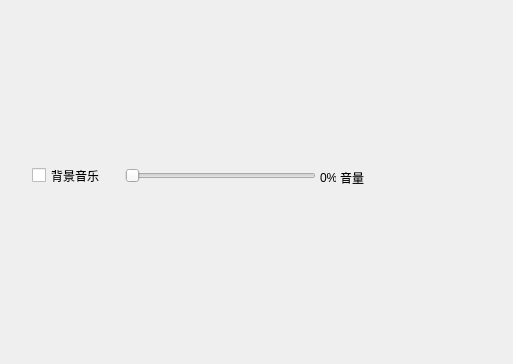
<?xml version="1.0" encoding="UTF-8"?>
<ui version="4.0">
 <class>option</class>
 <widget class="QWidget" name="option">
  <property name="geometry">
   <rect>
    <x>0</x>
    <y>0</y>
    <width>513</width>
    <height>364</height>
   </rect>
  </property>
  <property name="sizePolicy">
   <sizepolicy hsizetype="Fixed" vsizetype="Fixed">
    <horstretch>0</horstretch>
    <verstretch>0</verstretch>
   </sizepolicy>
  </property>
  <property name="windowTitle">
   <string>选项</string>
  </property>
  <property name="windowIcon">
   <iconset resource="re.qrc">
    <normaloff>:/rescoures/buttonSquare_grey_pressed.png</normaloff>:/rescoures/buttonSquare_grey_pressed.png</iconset>
  </property>
  <widget class="QLabel" name="label">
   <property name="geometry">
    <rect>
     <x>340</x>
     <y>170</y>
     <width>30</width>
     <height>16</height>
    </rect>
   </property>
   <property name="styleSheet">
    <string notr="true">background-image: url(:/rescoures/buttonSquare_grey_pressed.png);</string>
   </property>
   <property name="text">
    <string>音量</string>
   </property>
  </widget>
  <widget class="QLabel" name="label_4">
   <property name="geometry">
    <rect>
     <x>320</x>
     <y>170</y>
     <width>16</width>
     <height>16</height>
    </rect>
   </property>
   <property name="styleSheet">
    <string notr="true">background-image: url(:/rescoures/buttonSquare_grey_pressed.png);</string>
   </property>
   <property name="text">
    <string>0%</string>
   </property>
  </widget>
  <widget class="QCheckBox" name="checkBox">
   <property name="enabled">
    <bool>true</bool>
   </property>
   <property name="geometry">
    <rect>
     <x>32</x>
     <y>166</y>
     <width>87</width>
     <height>19</height>
    </rect>
   </property>
   <property name="styleSheet">
    <string notr="true">background-image: url(:/rescoures/buttonSquare_beige.png);</string>
   </property>
   <property name="text">
    <string>背景音乐</string>
   </property>
   <property name="checkable">
    <bool>true</bool>
   </property>
   <property name="checked">
    <bool>false</bool>
   </property>
  </widget>
  <widget class="QSlider" name="horizontalSlider">
   <property name="enabled">
    <bool>true</bool>
   </property>
   <property name="geometry">
    <rect>
     <x>125</x>
     <y>165</y>
     <width>191</width>
     <height>22</height>
    </rect>
   </property>
   <property name="styleSheet">
    <string notr="true">background-image: url(:/rescoures/buttonLong_beige.png);</string>
   </property>
   <property name="orientation">
    <enum>Qt::Horizontal</enum>
   </property>
  </widget>
 </widget>
 <resources>
  <include location="re.qrc"/>
 </resources>
 <connections>
  <connection>
   <sender>checkBox</sender>
   <signal>stateChanged(int)</signal>
   <receiver>horizontalSlider</receiver>
   <slot>setValue(int)</slot>
   <hints>
    <hint type="sourcelabel">
     <x>74</x>
     <y>175</y>
    </hint>
    <hint type="destinationlabel">
     <x>271</x>
     <y>174</y>
    </hint>
   </hints>
  </connection>
 </connections>
</ui>
